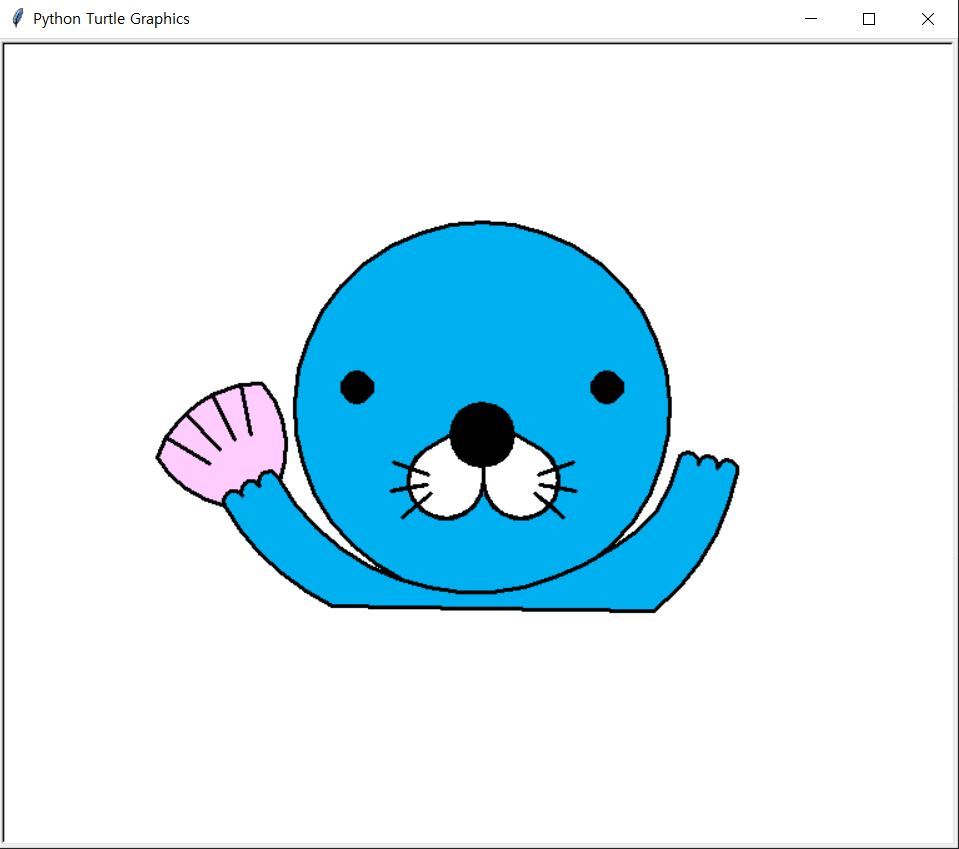

The Python source for this figure:
### I want to draw Bonobono in turtle
### The photos were taken from the following website.
### https://sunbykoala.tistory.com/130

import turtle as t

t.shape("turtle")
t.width(3)
t.speed(10)

t.left(90)
t.penup()
t.fd(180)
t.pendown()
t.right(90)

t.fillcolor('#00B0F0')
t.begin_fill()
t.circle(-150)
t.end_fill()
t.right(90)
t.penup()
t.fd(120)
t.left(90)
t.fd(100)
t.pendown()

t.fillcolor('black')
t.begin_fill()
t.circle(-12)
t.end_fill()
t.penup()
t.bk(200)
t.pendown()
t.fillcolor('black')
t.begin_fill()
t.circle(-12)
t.end_fill()
t.penup()
t.fd(75)
t.right(90)
t.fd(50)
t.pendown()

t.fillcolor('black')
t.begin_fill()
t.circle(25)
t.end_fill()
t.right(60)

t.fillcolor('white')
t.begin_fill()
t.fd(22)
t.circle(30, 40)
t.right(90)
t.fd(15)
t.bk(30)
t.fd(15)
t.left(90)
t.circle(30, 30)
t.right(90)
t.fd(15)
t.bk(30)
t.fd(15)
t.left(90)
t.circle(30, 30)
t.right(90)
t.fd(15)
t.bk(30)
t.fd(15)
t.left(90)
t.circle(30, 140)
t.fd(22)
t.end_fill()
t.fillcolor('white')
t.begin_fill()
t.bk(22)
t.circle(-30, -140)
t.right(90)
t.fd(15)
t.bk(30)
t.fd(15)
t.left(90)
t.circle(-30, -30)
t.right(90)
t.fd(15)
t.bk(30)
t.fd(15)
t.left(90)
t.circle(-30, -30)
t.right(90)
t.fd(15)
t.bk(30)
t.fd(15)
t.left(90)
t.circle(-30, -40)
t.bk(22)
t.end_fill()

t.fd(22)
t.circle(-30, 240)
t.fd(22)
t.bk(22)
t.circle(30, -240)
t.bk(22)
t.left(60)
t.fillcolor('black')
t.begin_fill()
t.circle(25)
t.end_fill()
t.left(90)
t.fd(25)
t.right(90)
t.penup()
t.fd(140)
t.left(90)
t.pendown()

t.penup()
t.fd(141)
t.left(40)
t.circle(190, 40)
t.circle(8, 180)
t.right(180)
t.circle(8, 180)
t.right(180)
t.circle(8, 180)
t.circle(-100, 50)
t.fd(30)
t.circle(-180, 90)
t.pendown()
t.fillcolor('#FFCCFF')
t.begin_fill()
t.right(50)
t.circle(80, 60)
t.left(50)
t.circle(90, 11)
t.left(90)
t.fd(40)
t.bk(40)
t.right(90)
t.circle(90, 16)
t.left(90)
t.fd(40)
t.bk(40)
t.right(90)
t.circle(90, 16)
t.left(90)
t.fd(40)
t.bk(40)
t.right(90)
t.circle(90, 16)
t.left(90)
t.fd(40)
t.bk(40)
t.right(90)
t.circle(90, 11)
t.left(50)
t.circle(80, 50)
t.end_fill()
t.right(51)
t.circle(190, 36)
t.left(24)
t.fd(116)
t.end_fill()

t.fillcolor('#00B0F0')
t.begin_fill()
t.fd(140)
t.left(40)
t.circle(190, 40)
t.circle(8, 180)
t.right(180)
t.circle(8, 180)
t.right(180)
t.circle(8, 180)
t.circle(-100, 50)
t.fd(30)
t.circle(-180, 90)
t.circle(8, 180)
t.right(180)
t.circle(8, 180)
t.right(180)
t.circle(8, 180)
t.circle(190, 36)
t.left(24)
t.fd(116)
t.end_fill()

t.hideturtle()
t.exitonclick()
